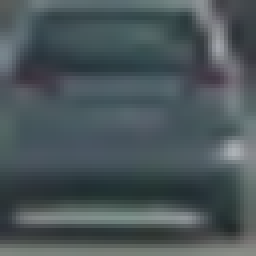
#> input picture test_images/vehicles/GTI_Far/image0008.png, 64 x 64 px (shown 4 times larger); its folder holds 3 pictures in this run
$ jupyter execute --allow-errors Vehicle_Detection_Project.ipynb   (shell and % lines are left out)   (older library calls are emulated)
#> lines starting #> are read from the running program, lines starting #| are printed output that depends on the picture
# Vehicle Detection Project

In this project, the goal was to write a software pipeline to detect vehicles in a video starting with the "./test_videos/test_video.mp4", and then implement on full "./test_videos/project_video.mp4"

#### The goals are to:

- Perform a Histogram of Oriented Gradients (HOG) feature extraction on a labeled training set of images and train a classifier Linear SVM classifier
- Optionally, you can also apply a color transform and append binned color features, as well as histograms of color, to your HOG feature vector
- Note: for those first two steps don't forget to normalize your features and randomize a selection for training and testing
- Implement a sliding-window technique and use your trained classifier to search for vehicles in images
- Run your pipeline on a video stream (start with the test_video.mp4 and later implement on full project_video.mp4) and create a heat map of recurring detections frame by frame to reject outliers and follow detected vehicles
- Estimate a bounding box for vehicles detected

## Histogram of Oriented Gradients (HOG) Functions

[cell 1]
from skimage.feature import hog
from sklearn.svm import LinearSVC
from sklearn.preprocessing import StandardScaler
from sklearn.model_selection import train_test_split
from scipy.ndimage.measurements import label
import matplotlib.image as mpimg
import matplotlib.pyplot as plt
from moviepy.editor import VideoFileClip
from IPython.display import HTML
import numpy as np
import pickle
import cv2
import glob
import time

def get_hog_features(img, orient, pix_per_cell, cell_per_block,
                        vis=False, feature_vec=True):
    # Call with two outputs if vis==True
    if vis == True:
        features, hog_image = hog(img, orientations=orient,
                                  pixels_per_cell=(pix_per_cell, pix_per_cell),
                                  cells_per_block=(cell_per_block, cell_per_block),
                                  transform_sqrt=False,
                                  visualise=vis, feature_vector=feature_vec)
        return features, hog_image
    # Otherwise call with one output
    else:
        features = hog(img, orientations=orient,
                       pixels_per_cell=(pix_per_cell, pix_per_cell),
                       cells_per_block=(cell_per_block, cell_per_block),
                       transform_sqrt=False,
                       visualise=vis, feature_vector=feature_vec)
        return features

def extract_features(imgs, cspace='RGB', orient=9,
                        pix_per_cell=8, cell_per_block=2, hog_channel=0):
    # Create a list to append feature vectors to
    features = []
    # Iterate through the list of images
    for i in imgs:
        # Read in each one by one
        image = mpimg.imread(i)
        # apply color conversion if other than 'RGB'
        if cspace != 'RGB':
            if cspace == 'HSV':
                feature_image = cv2.cvtColor(image, cv2.COLOR_RGB2HSV)
            elif cspace == 'LUV':
                feature_image = cv2.cvtColor(image, cv2.COLOR_RGB2LUV)
            elif cspace == 'HLS':
                feature_image = cv2.cvtColor(image, cv2.COLOR_RGB2HLS)
            elif cspace == 'YUV':
                feature_image = cv2.cvtColor(image, cv2.COLOR_RGB2YUV)
            elif cspace == 'YCrCb':
                feature_image = cv2.cvtColor(image, cv2.COLOR_RGB2YCrCb)
        else: feature_image = np.copy(image)

        # Call get_hog_features() with vis=False, feature_vec=True
        if hog_channel == 'ALL':
            hog_features = []
            for channel in range(feature_image.shape[2]):
                hog_features.append(get_hog_features(feature_image[:,:,channel],
                                    orient, pix_per_cell, cell_per_block,
                                    vis=False, feature_vec=True))
            hog_features = np.ravel(hog_features)
        else:
            hog_features = get_hog_features(feature_image[:,:,hog_channel], orient,
                        pix_per_cell, cell_per_block, vis=False, feature_vec=True)
        # Append the new feature vector to the features list
        features.append(hog_features)
    # Return list of feature vectors
    return features

## Explore Dataset

[cell 2]
# Get car and non-vehicle images
car_images = glob.glob('test_images/vehicles/**/*.png')
noncar_images = glob.glob('test_images/non-vehicles/**/*.png')

# Print lengths
print("Car images:")
print(len(car_images))
print()
print("Non-vehicle images:")
print(len(noncar_images))

## View Some Samples

[cell 3]
# Get sample images from training set
car_img    = mpimg.imread(car_images[0])
#> car_img is the input picture: shape (64, 64, 3) float32; mean R, G, B 0.292, 0.337, 0.352
#> (the rest of this cell did not finish here and is left out)

## Get Histogram of Oriented Gradients (HOG) For Samples Images

[cell 4]
# Get Sample Images
car_img = mpimg.imread(car_images[0])
#> (the rest of this cell did not finish here and is left out)

## Extract Features From HOG Images

[cell 5]
# Feature extraction parameters
colorspace = 'YUV' # Can be RGB, HSV, LUV, HLS, YUV, YCrCb
orient = 11
pix_per_cell = 16
cell_per_block = 2
hog_channel = 'ALL' # Can be 0, 1, 2, or "ALL"

# Get features for images with cars
car_features = extract_features(car_images, cspace=colorspace, orient=orient,
                        pix_per_cell=pix_per_cell, cell_per_block=cell_per_block,
                        hog_channel=hog_channel)
#> after the loop in extract_features, `for channel in range(feature_image.shape[2]):`: hog_features = 3 items
#> in extract_features, `hog_features = np.ravel(hog_features)`: hog_features = 1188 values, max 0.588 at index 291, min 0 at index 21, mean 0.115

# Get features for images without cars
notcar_features = extract_features(noncar_images, cspace=colorspace, orient=orient,
                        pix_per_cell=pix_per_cell, cell_per_block=cell_per_block,
                        hog_channel=hog_channel)
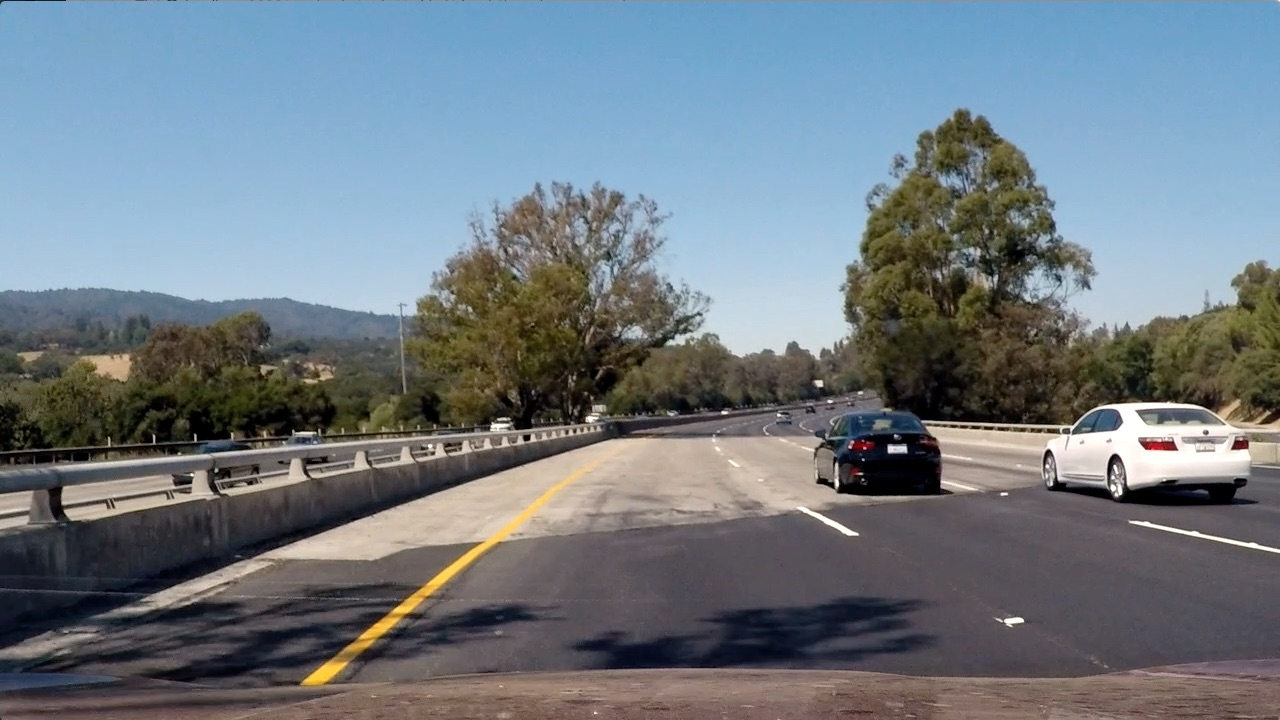
#> input picture test_images/test4.jpg, 1280 x 720 px
#> further down, test_img is the input picture: shape (720, 1280, 3); mean R, G, B 112.2, 122.7, 130.9

# Create an array stack of feature vectors
#> (the rest of this cell did not finish here and is left out)

## Train a Linear SVC to recognize images of cars and images without cars

[cell 6]
# Create a linear SVC
svc = LinearSVC()

# Train the SVC Classifer using the .fit() method
#> (the rest of this cell did not finish here and is left out)

## Finding cars in images and drawing rectangles around them

[cell 7]
def find_cars(img, ystart, ystop, scale, cspace, hog_channel, svc, X_scaler, orient,
              pix_per_cell, cell_per_block, spatial_size, hist_bins, show_all_rectangles=False):

    # Define array of rectangles surrounding cars that were detected
#> called with ystart = 400, ystop = 660, scale = 1.5, cspace = 'YUV', hog_channel = 'ALL', orient = 11, pix_per_cell = 16, cell_per_block = 2
    rectangles = []

    # Normalize image
    img = img.astype(np.float32)/255
    search_img = img[ystart:ystop,:,:]

    # Apply color conversion if other than 'RGB'
    if cspace != 'RGB':
        if cspace == 'HSV':
            search_ctrans = cv2.cvtColor(search_img, cv2.COLOR_RGB2HSV)
        elif cspace == 'LUV':
            search_ctrans = cv2.cvtColor(search_img, cv2.COLOR_RGB2LUV)
        elif cspace == 'HLS':
            search_ctrans = cv2.cvtColor(search_img, cv2.COLOR_RGB2HLS)
        elif cspace == 'YUV':
            search_ctrans = cv2.cvtColor(search_img, cv2.COLOR_RGB2YUV)
#> search_ctrans: shape (260, 1280, 3) float32; mean of channels 0, 1, 2 0.366, 0.494, 0.516
        elif cspace == 'YCrCb':
            search_ctrans = cv2.cvtColor(search_img, cv2.COLOR_RGB2YCrCb)
    else: search_ctrans = np.copy(image)

    # Rescale image if not 1.0
    if scale != 1:
        img_shape = search_ctrans.shape
        search_ctrans = cv2.resize(search_ctrans, (np.int(img_shape[1]/scale), np.int(img_shape[0]/scale)))
#> search_ctrans: shape (173, 853, 3) float32; mean of channels 0, 1, 2 0.366, 0.494, 0.515

    # Select color channel for HOG
    if hog_channel == 'ALL':
        channel_1 = search_ctrans[:,:,0]
        channel_2 = search_ctrans[:,:,1]
        channel_3 = search_ctrans[:,:,2]
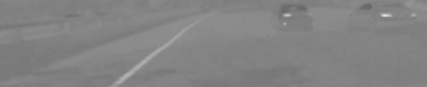
#> channel_3: shape (173, 853) float32 (shown at 1/2 size); min 0.403, max 0.931, mean 0.516
    else:
        channel_1 = ctrans_tosearch[:,:,hog_channel]

    # Define blocks
    nx_blocks = (channel_1.shape[1] // pix_per_cell)+1  #-1
    ny_blocks = (channel_1.shape[0] // pix_per_cell)+1  #-1

    # Define sampling rate with 8 cells and 8 pix per cell
    window = 64
    nblocks_per_window = (window // pix_per_cell)-1
    cells_per_step = 2
    nx_steps = (nx_blocks - nblocks_per_window) // cells_per_step
    ny_steps = (ny_blocks - nblocks_per_window) // cells_per_step

    # Compute individual channel HOG features for the entire image
    hog1 = get_hog_features(channel_1, orient, pix_per_cell, cell_per_block, feature_vec=False)
    if hog_channel == 'ALL':
        hog2 = get_hog_features(channel_2, orient, pix_per_cell, cell_per_block, feature_vec=False)
        hog3 = get_hog_features(channel_3, orient, pix_per_cell, cell_per_block, feature_vec=False)

    for x in range(nx_steps):
        for y in range(ny_steps):
            y_position = y * cells_per_step
            x_position = x * cells_per_step
            # Extract HOG for this patch
            hog_feat1 = hog1[y_position:y_position+nblocks_per_window, x_position:x_position+nblocks_per_window].ravel()
            if hog_channel == 'ALL':
                hog_feat2 = hog2[y_position:y_position+nblocks_per_window, x_position:x_position+nblocks_per_window].ravel()
                hog_feat3 = hog3[y_position:y_position+nblocks_per_window, x_position:x_position+nblocks_per_window].ravel()
                hog_features = np.hstack((hog_feat1, hog_feat2, hog_feat3))
            else:
                hog_features = hog_feat1

            x_left = x_position*pix_per_cell
            y_top = y_position*pix_per_cell

            test_prediction = svc.predict(hog_features)

            if test_prediction == 1 or show_all_rectangles:
                x_box_left = np.int(x_left*scale)
                y_top_draw = np.int(y_top*scale)
                window_draw = np.int(window*scale)
                rectangles.append(((x_box_left, y_top_draw+ystart),(x_box_left+window_draw,y_top_draw+window_draw+ystart)))
#> after the loop, rectangles = []

    return rectangles

# [13 lines left out: function draw_boxes, not called in this run]

def draw_labeled_bboxes(img, labels):
    # Iterate through all detected cars
    rects = []
    for car_number in range(1, labels[1]+1):
        # Find pixels with each car_number label value
        nonzero = (labels[0] == car_number).nonzero()
        # Identify x and y values of those pixels
        nonzeroy = np.array(nonzero[0])
        nonzerox = np.array(nonzero[1])
        # Define a bounding box based on min/max x and y
        bbox = ((np.min(nonzerox), np.min(nonzeroy)), (np.max(nonzerox), np.max(nonzeroy)))
        rects.append(bbox)
        # Draw the box on the image
        cv2.rectangle(img, bbox[0], bbox[1], (0,0,255), 6)
    # Return the image and final rectangles
    return img, rects

## Find Potenial Cars In Test Image

[cell 8]
# Get test image
test_img = mpimg.imread('./test_images/test4.jpg')

# Set parameters for find_cars function
ystart = 400
ystop = 660
scale = 1.5
colorspace = 'YUV' # Can be RGB, HSV, LUV, HLS, YUV, YCrCb
orient = 11
pix_per_cell = 16
cell_per_block = 2
hog_channel = 'ALL' # Can be 0, 1, 2, or "ALL"

# Get output rectangles surrounding the cars we found
#> (the rest of this cell did not finish here and is left out)

## Test drawing on image

#> (a cell that did not finish here is left out)

## Exploring Layers of Rectangles

[cell 10]
# Load test image
test_img = mpimg.imread('./test_images/test1.jpg')
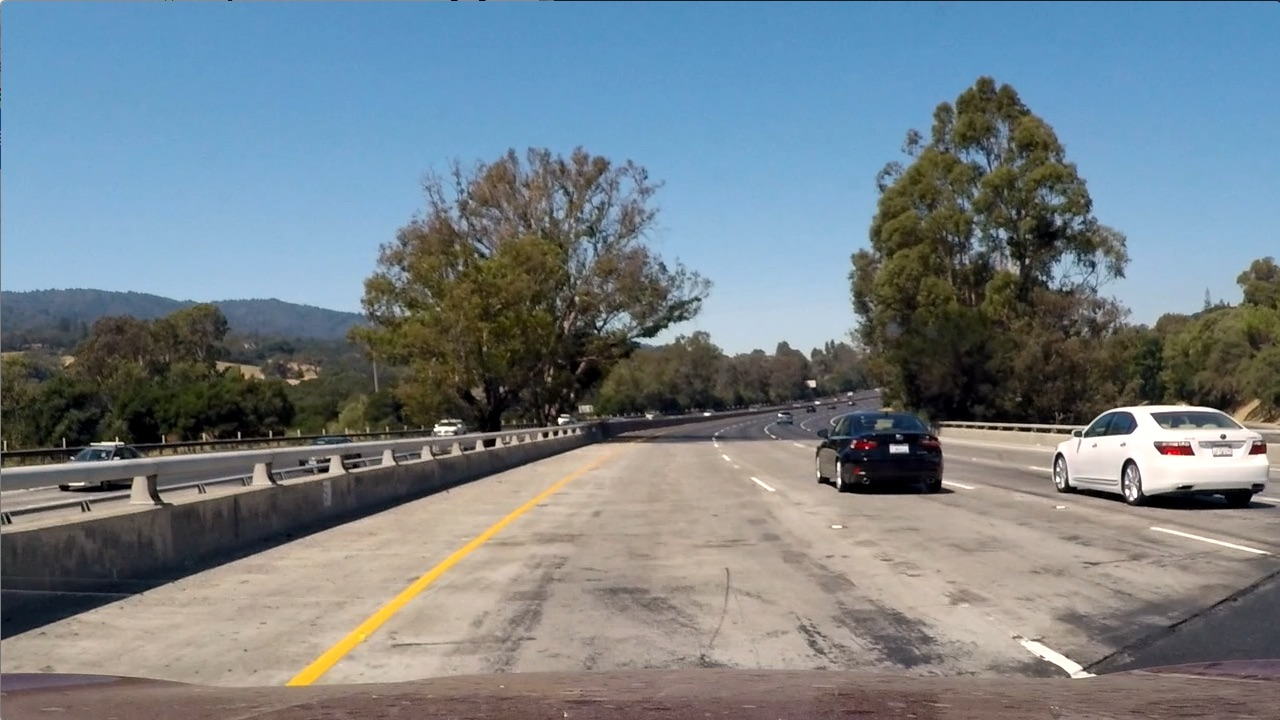
#> input picture test_images/test1.jpg, 1280 x 720 px
#> test_img is the input picture: shape (720, 1280, 3); mean R, G, B 117.5, 128.7, 135.5

# Create array to hold the select boxes where we found cars
rects = []

# Set search dimensions for layer
ystart = 400
ystop = 470
scale = 1.0

# Find rectanlges in image and add them to the list
#> (the rest of this cell did not finish here and is left out)

#> call 2 of find_cars, with ystart = 400, ystop = 470, scale = 1, cspace = 'YUV', hog_channel = 'ALL', orient = 11, pix_per_cell = 16, cell_per_block = 2
#> in find_cars (call 2), `img = img.astype(np.float32)/255`:
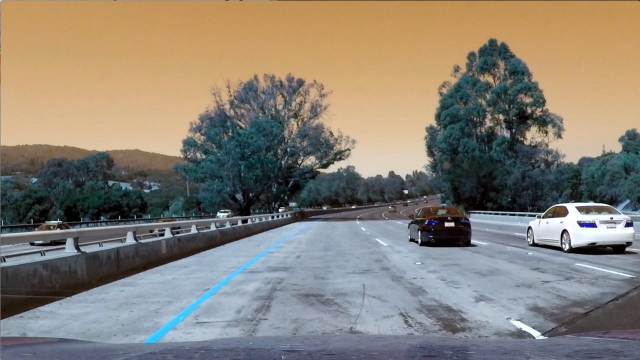
#> img: shape (720, 1280, 3) float32 (shown at 1/2 size); mean of channels 0, 1, 2 0.461, 0.505, 0.532; drawn as B, G, R
#> in find_cars (call 2), `channel_2 = search_ctrans[:,:,1]`:
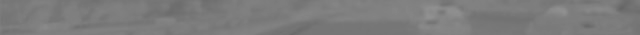
#> channel_2: shape (70, 1280) float32 (shown at 1/2 size); min 0.402, max 0.568, mean 0.486

# Set search dimensions for layer
ystart = 420
ystop = 480
scale = 1.0

# Find rectangles in image and add them to the list
rects.append(find_cars(test_img, ystart, ystop, scale, colorspace, hog_channel, svc, None,
                       orient, pix_per_cell, cell_per_block, None, None, show_all_rectangles=True))

# Flatten the list of lists
rectangles = [item for sublist in rects for item in sublist]
test_img_rects = draw_boxes(test_img, rectangles)

# Plot the rectangles on the image
plt.figure(figsize=(10,10))
plt.imshow(test_img_rects)
print('Number of potential cars: ', len(rectangles))

[cell 11]
# Load test image
test_img = mpimg.imread('./test_images/test1.jpg')

# Create array to hold the select boxes where we found cars
rects = []

# Set search dimensions for layer
ystart = 400
ystop = 500
scale = 1.5

# Find rectangles in image and add them to the list
#> (the rest of this cell did not finish here and is left out)

#> call 3 of find_cars, with ystart = 400, ystop = 500, scale = 1.5, cspace = 'YUV', hog_channel = 'ALL', orient = 11, pix_per_cell = 16, cell_per_block = 2
#> in find_cars (call 3), `channel_1 = search_ctrans[:,:,0]`:
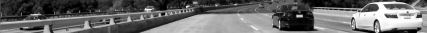
#> channel_1: shape (66, 853) float32 (shown at 1/2 size); min 0, max 1, mean 0.411
#> in find_cars (call 3), `channel_3 = search_ctrans[:,:,2]`:
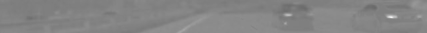
#> channel_3: shape (66, 853) float32 (shown at 1/2 size); min 0.416, max 0.992, mean 0.519

# Set search dimensions for layer
ystart = 430
ystop = 530
scale = 1.5

# Find rectangles in image and add them to the list
rects.append(find_cars(test_img, ystart, ystop, scale, colorspace, hog_channel, svc, None,
                       orient, pix_per_cell, cell_per_block, None, None, show_all_rectangles=True))

# Flatten the list of lists
rectangles = [item for sublist in rects for item in sublist]
test_img_rects = draw_boxes(test_img, rectangles)

# Plot the rectangles on the image
plt.figure(figsize=(10,10))
plt.imshow(test_img_rects)
print('Number of potential cars: ', len(rectangles))

[cell 12]
# Load test image
test_img = mpimg.imread('./test_images/test1.jpg')

# Create array to hold the select boxes where we found cars
rects = []

# Set search dimensions for layer
ystart = 400
ystop = 530
scale = 2.0

# Find rectangles in image and add them to the list
#> (the rest of this cell did not finish here and is left out)

#> call 4 of find_cars, with ystart = 400, ystop = 530, scale = 2, cspace = 'YUV', hog_channel = 'ALL', orient = 11, pix_per_cell = 16, cell_per_block = 2
#> in find_cars (call 4), `channel_1 = search_ctrans[:,:,0]`:
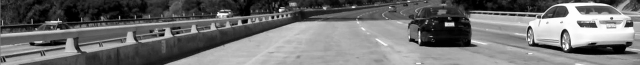
#> channel_1: shape (65, 640) float32; min 0, max 1, mean 0.443
#> in find_cars (call 4), `channel_3 = search_ctrans[:,:,2]`:
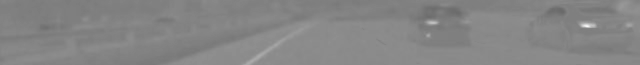
#> channel_3: shape (65, 640) float32; min 0.417, max 0.977, mean 0.523

# Set search dimensions for layer
ystart = 430
ystop = 560
scale = 2.0
rects.append(find_cars(test_img, ystart, ystop, scale, colorspace, hog_channel, svc, None,
                       orient, pix_per_cell, cell_per_block, None, None, show_all_rectangles=True))

# Flatten the list of lists
rectangles = [item for sublist in rects for item in sublist]
test_img_rects = draw_boxes(test_img, rectangles)

# Plot the rectangles on the image
plt.figure(figsize=(10,10))
plt.imshow(test_img_rects)
print('Number of potential cars: ', len(rectangles))

[cell 13]
# Load test image
test_img = mpimg.imread('./test_images/test1.jpg')

# Create array to hold the select boxes where we found cars
rects = []

# Set search dimensions for layer
ystart = 400
ystop = 600
scale = 3.0

# Find rectangles in image and add them to the list
#> (the rest of this cell did not finish here and is left out)

#> in find_cars (call 5), `search_img = img[ystart:ystop,:,:]`:
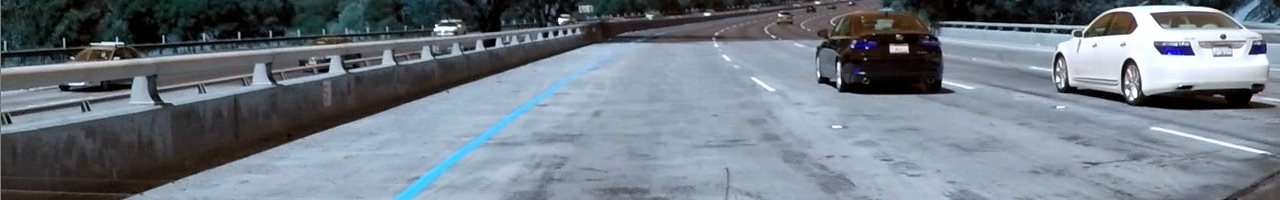
#> search_img: shape (200, 1280, 3) float32; mean of channels 0, 1, 2 0.518, 0.479, 0.443; drawn as B, G, R
#> (the rest of the program and of its run is left out)
